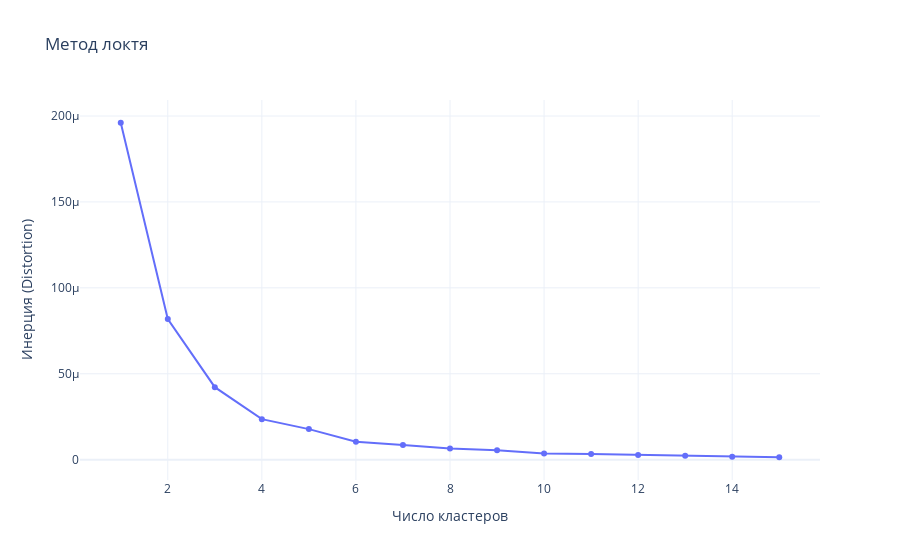
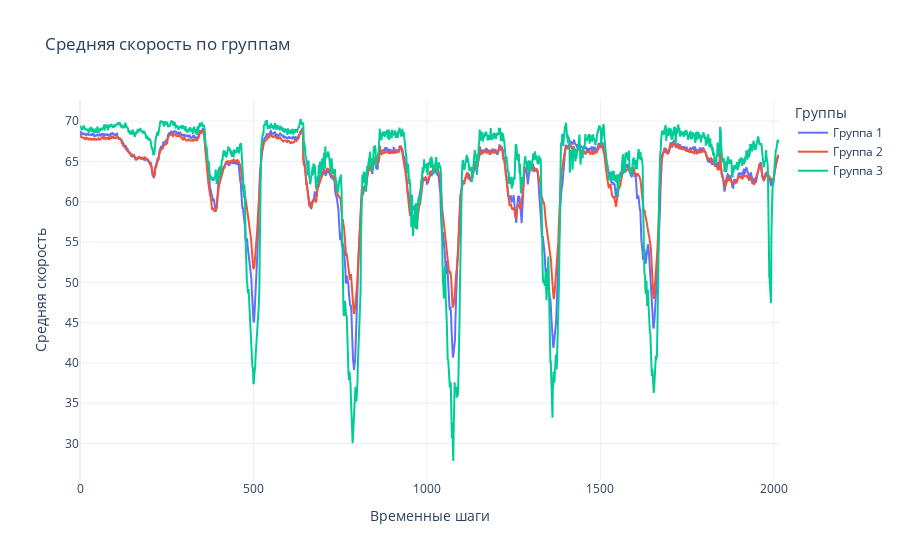

Write notebook code for charts like these, in order.
### Markdown cell above
### GraphClusterProcessor

### Code cell
processor = GraphClusterProcessor(adj, data)
processor.elbow_method(metric='PageRank', max_clusters=15)

labels = KMeans(n_clusters=3, random_state=42).fit_predict(
    np.array(list(nx.betweenness_centrality(nx.from_numpy_array(adj)).values())).reshape(-1, 1)
)
processor.plot_group_average_speeds(labels, n_clusters=3)

### Figure 1 — Plotly figure (JSON) as saved in the notebook; plotly's stock layout.template omitted (floating-point values rounded to 4 significant figures)
{"data": [{"mode": "lines+markers", "name": "Distortion", "type": "scatter", "x": [1, 2, 3, 4, 5, 6, 7, 8, 9, 10, 11, 12, 13, 14, 15], "y": [0.0001961, 8.186e-05, 4.22e-05, 2.36e-05, 1.779e-05, 1.049e-05, 8.499e-06, 6.441e-06, 5.53e-06, 3.605e-06, 3.26e-06, 2.763e-06, 2.318e-06, 1.74e-06, 1.42e-06]}], "layout": {"title": {"text": "Метод локтя"}, "xaxis": {"title": {"text": "Число кластеров"}}, "yaxis": {"title": {"text": "Инерция (Distortion)"}}}}

### Figure 2 — Plotly figure (JSON) as saved in the notebook; plotly's stock layout.template omitted (floating-point values rounded to 4 significant figures; data arrays with more than 128 entries replaced by an {"elided": "..."} marker saying what was removed)
{"data": [{"mode": "lines", "name": "Группа 1", "type": "scatter", "x": {"elided": "2016 int values"}, "y": {"elided": "2016 float values"}}, {"mode": "lines", "name": "Группа 2", "type": "scatter", "x": {"elided": "2016 int values"}, "y": {"elided": "2016 float values"}}, {"mode": "lines", "name": "Группа 3", "type": "scatter", "x": {"elided": "2016 int values"}, "y": {"elided": "2016 float values"}}], "layout": {"legend": {"title": {"text": "Группы"}}, "title": {"text": "Средняя скорость по группам"}, "xaxis": {"title": {"text": "Временные шаги"}}, "yaxis": {"title": {"text": "Средняя скорость"}}}}
